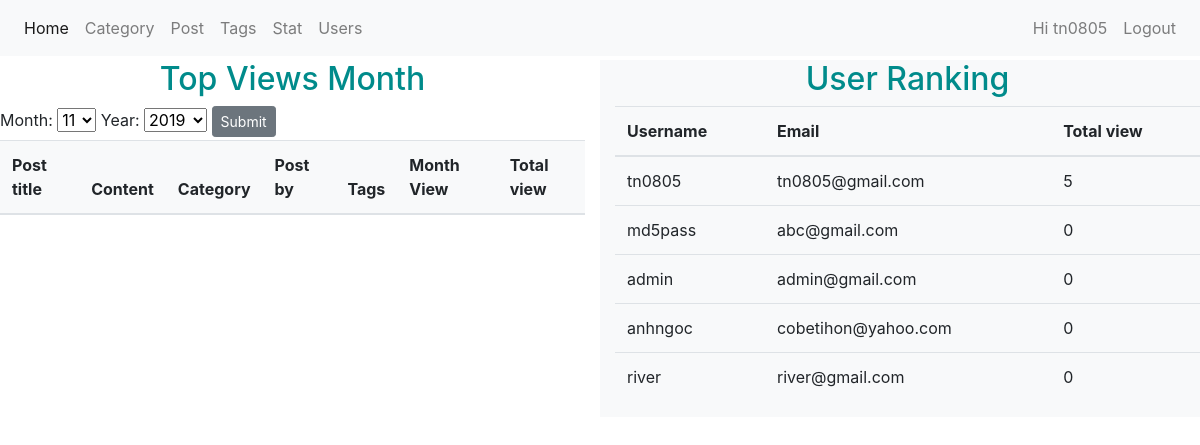
The app's page /admin/index.php?m=main&a=stat (signed in), older data.
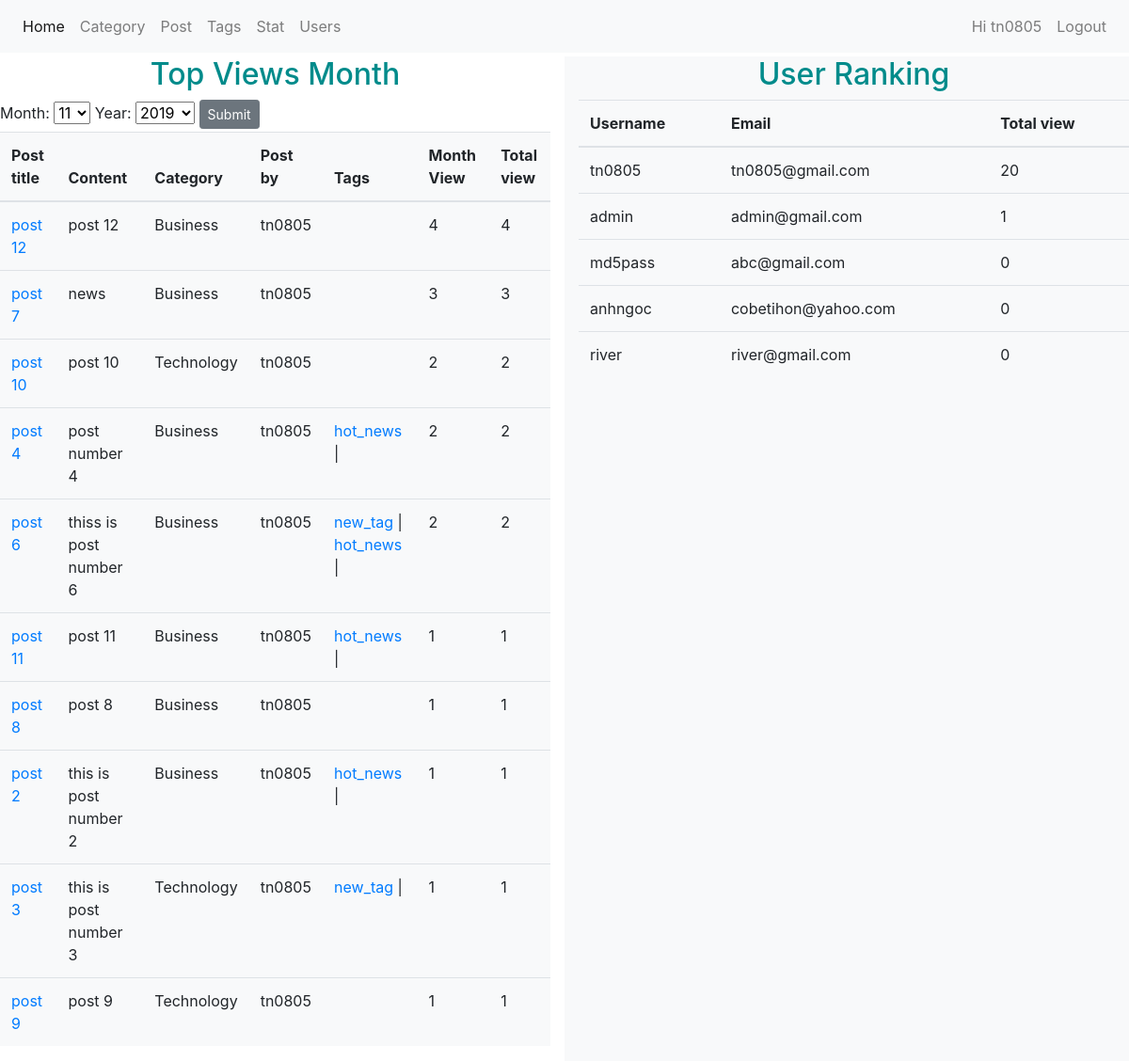
The same page, newer data.
### tables this page shows
CREATE TABLE `users` (
  `id` int(11) NOT NULL,
  `username` varchar(100) NOT NULL,
  `email` varchar(100) NOT NULL,
  `password` varchar(100) NOT NULL,
  `level` tinyint(4) NOT NULL DEFAULT 0,
  `total_view` int(11) NOT NULL
);

CREATE TABLE `count_views` (
  `post_id` int(11) NOT NULL,
  `month` int(11) NOT NULL,
  `year` year(4) NOT NULL,
  `view_per_month` int(11) NOT NULL,
  `total_views` int(11) NOT NULL
);

CREATE TABLE `posts` (
  `id` int(11) NOT NULL,
  `post_title` varchar(255) NOT NULL,
  `content` text DEFAULT NULL,
  `category_id` int(11) NOT NULL,
  `user_id` int(11) NOT NULL,
  `tag_id` int(11) NOT NULL,
  `created_at` timestamp NULL DEFAULT NULL,
  `updated_at` timestamp NULL DEFAULT NULL
);

CREATE TABLE `categories` (
  `id` int(11) NOT NULL,
  `category_name` varchar(100) NOT NULL,
  `status` tinyint(1) DEFAULT 1
);

CREATE TABLE `tags` (
  `tag_id` int(11) NOT NULL,
  `tag_name` varchar(50) NOT NULL
);

### admin/modules/main/stat.php (the view, shortened to what the changed rows need)
<?php
    $month = date('m');
    $year = date('Y');
    if (isset($_REQUEST['submit'])) {
        $month = !empty($_POST['month_filter']) ? $_POST['month_filter'] : $month;
        $year = !empty($_POST['year_filter']) ? $_POST['year_filter'] : $year;
        $count_views = mysqli_query($conn,"SELECT * FROM count_views WHERE month = $month AND year = $year ORDER BY view_per_month DESC LIMIT 10");
    }else{
        $count_views = mysqli_query($conn,"SELECT * FROM count_views WHERE month = $month AND year = $year ORDER BY view_per_month DESC LIMIT 10");
    }
 ?>
<div class="row">
    <div class="col-md-6">
    <h2 class="text-center" style="color:darkcyan">Top Views Month</h2>
                <table class="table table-inverse table-hover bg-light">
                    <thead>
                        <tr>
                            <th>Post title</th>
                            <th>Content</th>
                            <th>Category</th>
                            <th>Post by</th>
                            <th>Tags</th>
                            <th>Month View</th>
                            <th>Total view</th>
                        </tr>
                    </thead>
                    <tbody>
                        <?php foreach ($count_views as $count_view) : ?>
                            <?php
                                $post_id = $count_view['post_id'];
                                $posts = mysqli_query($conn,"SELECT * FROM posts WHERE id = $post_id");
                                $post = mysqli_fetch_assoc($posts);
                                $category_id = $post['category_id'];
                                $query = mysqli_query($conn,"SELECT * FROM categories WHERE id = $category_id ");
                                $category = mysqli_fetch_assoc($query);
                                $tags = mysqli_query($conn,"SELECT tags.tag_id,tags.tag_name as 'tag_name' FROM posts_tags pt JOIN tags ON pt.tag_id = tags.tag_id WHERE pt.post_id = $post_id");
                                $user_id = $post['user_id'];
                                $qr = mysqli_query($conn,"SELECT * FROM users WHERE id=$user_id");
                                $user = mysqli_fetch_assoc($qr);
                             ?>
                        <?php if($category['status'] == 1) : ?>
                            <tr>
                                <td>
                                    <a href="index.php?m=posts&a=view&id=<?php echo $post['id']; ?>"><?php echo $post['post_title']; ?></a>
                                </td>
                                <td>
                                    <?php echo $post['content'] ?>
                                </td>
                                <td>
                                    <?php echo $category['category_name'] ?>
                                </td>
                                <td>
                                    <?php echo $user['username']; ?>
                                </td>
                                <td>
                                    <?php foreach ($tags as $tag) : ?>
                                    <a href="index.php?m=tags&a=view&id=<?php echo $tag['tag_id']; ?>"><?= $tag['tag_name'] ?></a> |
                                    <?php endforeach; ?>
                                </td>
                                <td><?= $count_view['view_per_month'] ?></td>
                                <td><?= $count_view['total_views'] ?></td>
                            </tr>
                        <?php endif; ?>
                        <?php endforeach; ?>
                    </tbody>
                </table>
    </div>
    <div class="col-md-6 bg-light">
    <h2 class="text-center" style="color:darkcyan">User Ranking</h2>
        <table class="table table-inverse table-hover">
            <thead>
                <tr>
                    <th>Username</th>
                    <th>Email</th>
                    <th>Total view</th>
                </tr>
            </thead>
            <tbody>
                <?php
                $users = mysqli_query($conn,"SELECT * FROM users ORDER BY total_view DESC LIMIT 10");
                foreach($users as $user) :
                    ?>
                <tr>
                    <td><?= $user['username'] ?></td>
                    <td><?= $user['email'] ?></td>
                    <td><?= $user['total_view'] ?></td>
                </tr>
            <?php endforeach; ?>
            </tbody>
        </table>
    </div>
</div>

Row changes from the older to the newer data that the page shows:
added count_views: post_id.post_title "post 12", post_id.content "post 12", categories.category_name "Business", users.username "tn0805", view_per_month "4", total_views "4"
added count_views: post_id.post_title "post 7", post_id.content "news", categories.category_name "Business", users.username "tn0805", view_per_month "3", total_views "3"
added count_views: post_id.post_title "post 10", post_id.content "post 10", categories.category_name "Technology", users.username "tn0805", view_per_month "2", total_views "2"
added count_views: post_id.post_title "post 4", post_id.content "post number 4", categories.category_name "Business", users.username "tn0805", view_per_month "2", total_views "2"
now on this page (row unchanged): tags: tag_name "hot_news"
added count_views: post_id.post_title "post 6", post_id.content "thiss is post number 6", categories.category_name "Business", users.username "tn0805", view_per_month "2", total_views "2"
now on this page (row unchanged): tags: tag_name "new_tag"
added count_views: post_id.post_title "post 11", post_id.content "post 11", categories.category_name "Business", users.username "tn0805", view_per_month "1", total_views "1"
added count_views: post_id.post_title "post 8", post_id.content "post 8", categories.category_name "Business", users.username "tn0805", view_per_month "1", total_views "1"
added count_views: post_id.post_title "post 2", post_id.content "this is post number 2", categories.category_name "Business", users.username "tn0805", view_per_month "1", total_views "1"
added count_views: post_id.post_title "post 3", post_id.content "this is post number 3", categories.category_name "Technology", users.username "tn0805", view_per_month "1", total_views "1"
added count_views: post_id.post_title "post 9", post_id.content "post 9", categories.category_name "Technology", users.username "tn0805", view_per_month "1", total_views "1"
changed users "tn0805": total_view "5" → "20"
changed users "admin": total_view "0" → "1"; moves up the list
